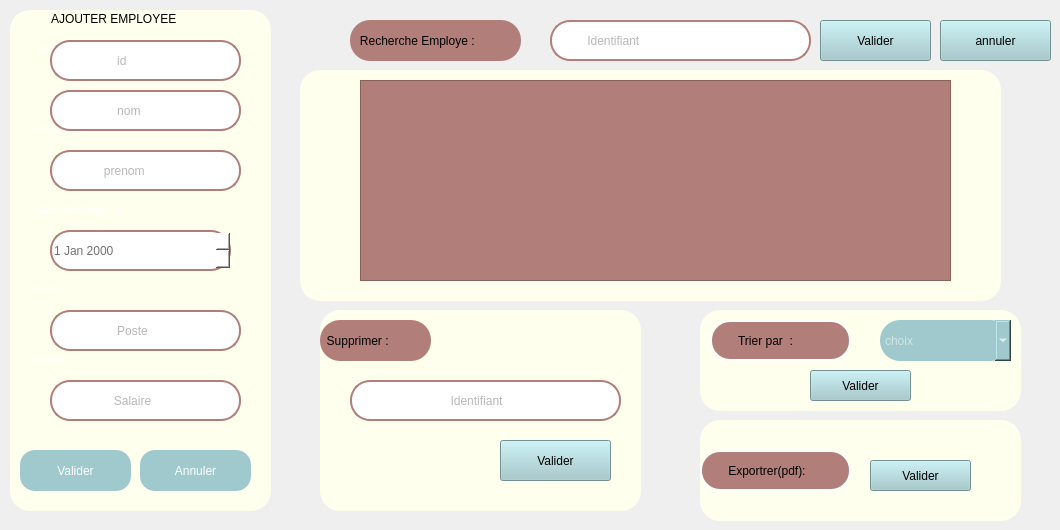
   <widget class="QWidget" name="tab_2">
    <attribute name="title">
     <string>FONCTINNALITES</string>
    </attribute>
    <widget class="QGroupBox" name="groupBox">
     <property name="geometry">
      <rect>
       <x>10</x>
       <y>10</y>
       <width>261</width>
       <height>501</height>
      </rect>
     </property>
     <property name="styleSheet">
      <string notr="true">*{background-color: rgb(255, 255, 238);
font: 600 9pt &quot;Yu Gothic UI Semibold&quot;;
border-radius:20px;
}

QPushButton {
  color: white;
  border-radius: 15px;
  background: red;
}

QPushButton:hover {
  color: #333;
  background: #49ebff;
}

QToolButton {
  border-radius: 60px;
  background: red;
}

QLabel {
  color: white;
}
QlineEdit
{
   background:transparent;
   border:none;
   color:#717072;
   border-bottom:1px sold #717072 
   
   
   
  
}

</string>
     </property>
     <property name="title">
      <string>            AJOUTER EMPLOYEE</string>
     </property>
     <widget class="QLabel" name="label_2">
      <property name="geometry">
       <rect>
        <x>30</x>
        <y>30</y>
        <width>63</width>
        <height>20</height>
       </rect>
      </property>
      <property name="text">
       <string>NOM</string>
      </property>
     </widget>
     <widget class="QLabel" name="label_3">
      <property name="geometry">
       <rect>
        <x>20</x>
        <y>110</y>
        <width>63</width>
        <height>20</height>
       </rect>
      </property>
      <property name="text">
       <string>PRENOM</string>
      </property>
     </widget>
     <widget class="QLabel" name="label_4">
      <property name="geometry">
       <rect>
        <x>20</x>
        <y>190</y>
        <width>151</width>
        <height>20</height>
       </rect>
      </property>
      <property name="text">
       <string>Date d'embauche</string>
      </property>
     </widget>
     <widget class="QLabel" name="label_5">
      <property name="geometry">
       <rect>
        <x>20</x>
        <y>270</y>
        <width>63</width>
        <height>20</height>
       </rect>
      </property>
      <property name="text">
       <string>Poste</string>
      </property>
     </widget>
     <widget class="QLabel" name="label_7">
      <property name="geometry">
       <rect>
        <x>20</x>
        <y>340</y>
        <width>63</width>
        <height>20</height>
       </rect>
      </property>
      <property name="text">
       <string>Salaire</string>
      </property>
     </widget>
     <widget class="QPushButton" name="pushButton_8">
      <property name="geometry">
       <rect>
        <x>10</x>
        <y>440</y>
        <width>111</width>
        <height>41</height>
       </rect>
      </property>
      <property name="styleSheet">
       <string notr="true">background:rgb(159,201,204);</string>
      </property>
      <property name="text">
       <string>Valider</string>
      </property>
     </widget>
     <widget class="QPushButton" name="pushButton_9">
      <property name="geometry">
       <rect>
        <x>130</x>
        <y>440</y>
        <width>111</width>
        <height>41</height>
       </rect>
      </property>
      <property name="styleSheet">
       <string notr="true">background:rgb(159,201,204);</string>
      </property>
      <property name="text">
       <string>Annuler</string>
      </property>
     </widget>
     <widget class="QLineEdit" name="line_nom">
      <property name="geometry">
       <rect>
        <x>40</x>
        <y>80</y>
        <width>191</width>
        <height>41</height>
       </rect>
      </property>
      <property name="styleSheet">
       <string notr="true">
 border: 2px solid  rgb(178, 126, 121);;
   background:white;
   border-radius:20px;
   color:#717072;

   
   
  </string>
      </property>
      <property name="text">
       <string/>
      </property>
      <property name="placeholderText">
       <string>                   nom</string>
      </property>
     </widget>
     <widget class="QLineEdit" name="line_prenom">
      <property name="geometry">
       <rect>
        <x>40</x>
        <y>140</y>
        <width>191</width>
        <height>41</height>
       </rect>
      </property>
      <property name="styleSheet">
       <string notr="true">
 border: 2px solid  rgb(178, 126, 121);;
   background:white;
   border-radius:20px;
   color:#717072;

   
   
   
  </string>
      </property>
      <property name="text">
       <string/>
      </property>
      <property name="placeholderText">
       <string>               prenom</string>
      </property>
     </widget>
     <widget class="QLineEdit" name="line_poste">
      <property name="geometry">
       <rect>
        <x>40</x>
        <y>300</y>
        <width>191</width>
        <height>41</height>
       </rect>
      </property>
      <property name="styleSheet">
       <string notr="true">
 border: 2px solid  rgb(178, 126, 121);
   background:white;
   border-radius:20px;
   color:#717072;

   
   
   
  </string>
      </property>
      <property name="text">
       <string/>
      </property>
      <property name="placeholderText">
       <string>                   Poste</string>
      </property>
     </widget>
     <widget class="QLineEdit" name="line_salaire">
      <property name="geometry">
       <rect>
        <x>40</x>
        <y>370</y>
        <width>191</width>
        <height>41</height>
       </rect>
      </property>
      <property name="styleSheet">
       <string notr="true">
 border: 2px solid  rgb(178, 126, 121);
   background:white;
   border-radius:20px;
   color:#717072;
   
   
   
   
  </string>
      </property>
      <property name="text">
       <string/>
      </property>
      <property name="placeholderText">
       <string>                  Salaire</string>
      </property>
     </widget>
     <widget class="QDateEdit" name="line_date">
      <property name="geometry">
       <rect>
        <x>40</x>
        <y>220</y>
        <width>181</width>
        <height>41</height>
       </rect>
      </property>
      <property name="styleSheet">
       <string notr="true">
 border: 2px solid  rgb(178, 126, 121);
   background:white;
   border-radius:20px;
   color:#717072;
   
   
   
   
  </string>
      </property>
     </widget>
     <widget class="QLineEdit" name="line_id">
      <property name="geometry">
       <rect>
        <x>40</x>
        <y>30</y>
        <width>191</width>
        <height>41</height>
       </rect>
      </property>
      <property name="styleSheet">
       <string notr="true">
 border: 2px solid  rgb(178, 126, 121);;
   background:white;
   border-radius:20px;
   color:#717072;

   
   
  </string>
      </property>
      <property name="text">
       <string/>
      </property>
      <property name="placeholderText">
       <string>                   id</string>
      </property>
     </widget>
    </widget>
    <widget class="QLabel" name="label_13">
     <property name="geometry">
      <rect>
       <x>300</x>
       <y>70</y>
       <width>701</width>
       <height>231</height>
      </rect>
     </property>
     <property name="styleSheet">
      <string notr="true">*{
	background-color: rgb(255, 255, 238);
font: 600 9pt &quot;Yu Gothic UI Semibold&quot;;
border-radius:20px;
}</string>
     </property>
     <property name="text">
      <string/>
     </property>
    </widget>
    <widget class="QLabel" name="label_14">
     <property name="geometry">
      <rect>
       <x>350</x>
       <y>20</y>
       <width>171</width>
       <height>41</height>
      </rect>
     </property>
     <property name="styleSheet">
      <string notr="true">*{background-color: rgb(178, 126, 121);
font: 600 9pt &quot;Yu Gothic UI Semibold&quot;;
border-radius:20px;
}</string>
     </property>
     <property name="text">
      <string>   Recherche Employe :</string>
     </property>
    </widget>
    <widget class="QLineEdit" name="line_IDS">
     <property name="geometry">
      <rect>
       <x>350</x>
       <y>380</y>
       <width>271</width>
       <height>41</height>
      </rect>
     </property>
     <property name="styleSheet">
      <string notr="true">
 border: 2px solid  rgb(178, 126, 121);
   background:white;
   border-radius:20px;
   color:#717072;
   
   
   
   
  </string>
     </property>
     <property name="placeholderText">
      <string>                             Identifiant</string>
     </property>
    </widget>
    <widget class="QPushButton" name="pushButton_12">
     <property name="geometry">
      <rect>
       <x>500</x>
       <y>440</y>
       <width>111</width>
       <height>41</height>
      </rect>
     </property>
     <property name="styleSheet">
      <string notr="true">background:rgb(159,201,204);</string>
     </property>
     <property name="text">
      <string>Valider</string>
     </property>
    </widget>
    <widget class="QLabel" name="label_15">
     <property name="geometry">
      <rect>
       <x>320</x>
       <y>320</y>
       <width>111</width>
       <height>41</height>
      </rect>
     </property>
     <property name="styleSheet">
      <string notr="true">*{background-color: rgb(178, 126, 121);
font: 600 9pt &quot;Yu Gothic UI Semibold&quot;;
border-radius:20px;
}</string>
     </property>
     <property name="text">
      <string>  Supprimer :</string>
     </property>
    </widget>
    <widget class="QLineEdit" name="line_recherche">
     <property name="geometry">
      <rect>
       <x>550</x>
       <y>20</y>
       <width>261</width>
       <height>41</height>
      </rect>
     </property>
     <property name="styleSheet">
      <string notr="true">
 border: 2px solid  rgb(178, 126, 121);
   background:white;
   border-radius:20px;
   color:#717072;
 
   
   
   
  </string>
     </property>
     <property name="placeholderText">
      <string>          Identifiant</string>
     </property>
    </widget>
    <widget class="QPushButton" name="rechercher">
     <property name="geometry">
      <rect>
       <x>820</x>
       <y>20</y>
       <width>111</width>
       <height>41</height>
      </rect>
     </property>
     <property name="styleSheet">
      <string notr="true">background:rgb(159,201,204);</string>
     </property>
     <property name="text">
      <string>Valider</string>
     </property>
    </widget>
    <widget class="QLabel" name="label_17">
     <property name="geometry">
      <rect>
       <x>710</x>
       <y>320</y>
       <width>141</width>
       <height>41</height>
      </rect>
     </property>
     <property name="styleSheet">
      <string notr="true">*{background-color: rgb(178, 126, 121);
font: 600 9pt &quot;Yu Gothic UI Semibold&quot;;
border-radius:20px;
border: 2px solid white;

}</string>
     </property>
     <property name="text">
      <string>       Trier par  :</string>
     </property>
    </widget>
    <widget class="QLabel" name="label_9">
     <property name="geometry">
      <rect>
       <x>320</x>
       <y>310</y>
       <width>321</width>
       <height>201</height>
      </rect>
     </property>
     <property name="styleSheet">
      <string notr="true">background-color: rgb(255, 255, 238);
font: 600 9pt &quot;Yu Gothic UI Semibold&quot;;
border-radius:20px;</string>
     </property>
     <property name="text">
      <string/>
     </property>
    </widget>
    <widget class="QLabel" name="label_10">
     <property name="geometry">
      <rect>
       <x>700</x>
       <y>310</y>
       <width>321</width>
       <height>101</height>
      </rect>
     </property>
     <property name="styleSheet">
      <string notr="true">background-color: rgb(255, 255, 238);;
font: 600 9pt &quot;Yu Gothic UI Semibold&quot;;
border-radius:20px;</string>
     </property>
     <property name="text">
      <string/>
     </property>
    </widget>
    <widget class="QLabel" name="label_11">
     <property name="geometry">
      <rect>
       <x>700</x>
       <y>420</y>
       <width>321</width>
       <height>101</height>
      </rect>
     </property>
     <property name="styleSheet">
      <string notr="true">background-color: rgb(255, 255, 238);
font: 600 9pt &quot;Yu Gothic UI Semibold&quot;;
border-radius:20px;</string>
     </property>
     <property name="text">
      <string/>
     </property>
    </widget>
    <widget class="QComboBox" name="comboBox">
     <property name="geometry">
      <rect>
       <x>880</x>
       <y>320</y>
       <width>131</width>
       <height>41</height>
      </rect>
     </property>
     <property name="styleSheet">
      <string notr="true">background:rgb(159,201,204);

color: rgb(255, 255, 255);
border-radius:20px;</string>
     </property>
     <property name="editable">
      <bool>false</bool>
     </property>
     <property name="currentText">
      <string notr="true"/>
     </property>
     <property name="placeholderText">
      <string>choix</string>
     </property>
     <property name="duplicatesEnabled">
      <bool>true</bool>
     </property>
     <item>
      <property name="text">
       <string/>
      </property>
     </item>
     <item>
      <property name="text">
       <string>date</string>
      </property>
     </item>
     <item>
      <property name="text">
       <string>salaire</string>
      </property>
     </item>
    </widget>
    <widget class="QPushButton" name="trier">
     <property name="geometry">
      <rect>
       <x>810</x>
       <y>370</y>
       <width>101</width>
       <height>31</height>
      </rect>
     </property>
     <property name="styleSheet">
      <string notr="true">background:rgb(159,201,204);</string>
     </property>
     <property name="text">
      <string>Valider</string>
     </property>
    </widget>
    <widget class="QLabel" name="label_18">
     <property name="geometry">
      <rect>
       <x>700</x>
       <y>450</y>
       <width>151</width>
       <height>41</height>
      </rect>
     </property>
     <property name="styleSheet">
      <string notr="true">*{background-color: rgb(178, 126, 121);
font: 600 9pt &quot;Yu Gothic UI Semibold&quot;;
border-radius:20px;
border: 2px solid white;

}</string>
     </property>
     <property name="text">
      <string>       Exportrer(pdf):</string>
     </property>
    </widget>
    <widget class="QTableView" name="tableView">
     <property name="geometry">
      <rect>
       <x>360</x>
       <y>80</y>
       <width>591</width>
       <height>201</height>
      </rect>
     </property>
     <property name="styleSheet">
      <string notr="true">background-color: rgb(178, 126, 121);</string>
     </property>
    </widget>
    <widget class="QPushButton" name="exporterr">
     <property name="geometry">
      <rect>
       <x>870</x>
       <y>460</y>
       <width>101</width>
       <height>31</height>
      </rect>
     </property>
     <property name="styleSheet">
      <string notr="true">background:rgb(159,201,204);</string>
     </property>
     <property name="text">
      <string>Valider</string>
     </property>
    </widget>
    <widget class="QPushButton" name="rechercher_2">
     <property name="geometry">
      <rect>
       <x>940</x>
       <y>20</y>
       <width>111</width>
       <height>41</height>
      </rect>
     </property>
     <property name="styleSheet">
      <string notr="true">background:rgb(159,201,204);</string>
     </property>
     <property name="text">
      <string>annuler</string>
     </property>
    </widget>
    <zorder>label_11</zorder>
    <zorder>label_10</zorder>
    <zorder>label_9</zorder>
    <zorder>groupBox</zorder>
    <zorder>label_13</zorder>
    <zorder>label_14</zorder>
    <zorder>line_IDS</zorder>
    <zorder>pushButton_12</zorder>
    <zorder>label_15</zorder>
    <zorder>line_recherche</zorder>
    <zorder>rechercher</zorder>
    <zorder>label_17</zorder>
    <zorder>comboBox</zorder>
    <zorder>trier</zorder>
    <zorder>label_18</zorder>
    <zorder>tableView</zorder>
    <zorder>exporterr</zorder>
    <zorder>rechercher_2</zorder>
   </widget>
